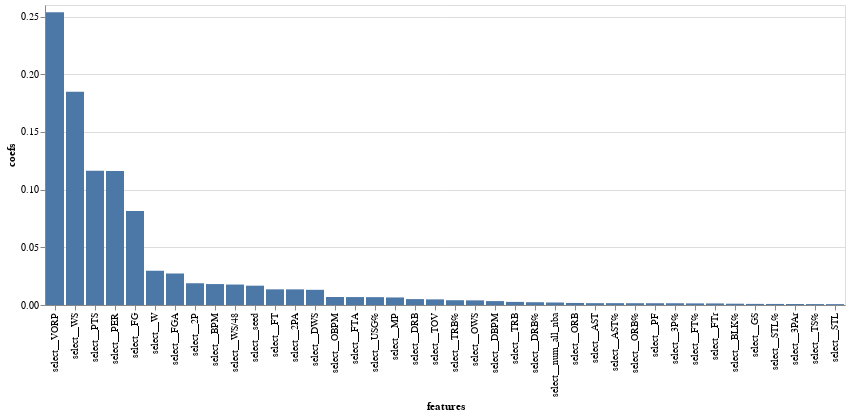

Here is the notebook cell this chart was saved with:
### Markdown cell above
We can also view which coefficients made the most impact on the model. We see similar to our logistic regression, VORP was one of the strongest features in prediciting All-NBA status.

### Code cell
alt.Chart(coef_df_nz[0:40]).mark_bar().encode(
    y='coefs',
    x=alt.Y('features', sort='-y'))

### Figure 1 — Vega-Lite specification as saved in the notebook (floating-point values rounded to 4 significant figures)
{"config": {"view": {"continuousWidth": 400, "continuousHeight": 300}}, "data": {"name": "data-95a9b427e1f404db5a1276a33dcf1d8c"}, "mark": "bar", "encoding": {"x": {"field": "features", "sort": "-y", "type": "nominal"}, "y": {"field": "coefs", "type": "quantitative"}}, "$schema": "https://vega.github.io/schema/vega-lite/v4.17.0.json", "datasets": {"data-95a9b427e1f404db5a1276a33dcf1d8c": [{"coefs": 0.2537, "features": "select__VORP"}, {"coefs": 0.1847, "features": "select__WS"}, {"coefs": 0.1163, "features": "select__PTS"}, {"coefs": 0.1161, "features": "select__PER"}, {"coefs": 0.08145, "features": "select__FG"}, {"coefs": 0.02969, "features": "select__W"}, {"coefs": 0.02732, "features": "select__FGA"}, {"coefs": 0.01885, "features": "select__2P"}, {"coefs": 0.01815, "features": "select__BPM"}, {"coefs": 0.01773, "features": "select__WS/48"}, {"coefs": 0.01675, "features": "select__seed"}, {"coefs": 0.01357, "features": "select__FT"}, {"coefs": 0.01355, "features": "select__2PA"}, {"coefs": 0.01316, "features": "select__DWS"}, {"coefs": 0.006935, "features": "select__OBPM"}, {"coefs": 0.00687, "features": "select__FTA"}, {"coefs": 0.006795, "features": "select__USG%"}, {"coefs": 0.006542, "features": "select__MP"}, {"coefs": 0.005113, "features": "select__DRB"}, {"coefs": 0.004874, "features": "select__TOV"}, {"coefs": 0.004133, "features": "select__TRB%"}, {"coefs": 0.004017, "features": "select__OWS"}, {"coefs": 0.00339, "features": "select__DBPM"}, {"coefs": 0.002694, "features": "select__TRB"}, {"coefs": 0.002405, "features": "select__DRB%"}, {"coefs": 0.002171, "features": "select__num_all_nba"}, {"coefs": 0.001778, "features": "select__ORB"}, {"coefs": 0.001607, "features": "select__AST"}, {"coefs": 0.001601, "features": "select__AST%"}, {"coefs": 0.00157, "features": "select__ORB%"}, {"coefs": 0.001543, "features": "select__PF"}, {"coefs": 0.001527, "features": "select__3P%"}, {"coefs": 0.00141, "features": "select__FT%"}, {"coefs": 0.001368, "features": "select__FTr"}, {"coefs": 0.001127, "features": "select__BLK%"}, {"coefs": 0.0009623, "features": "select__GS"}, {"coefs": 0.0009173, "features": "select__STL%"}, {"coefs": 0.0008831, "features": "select__3PAr"}, {"coefs": 0.0008101, "features": "select__TS%"}, {"coefs": 0.0007576, "features": "select__STL"}]}}
